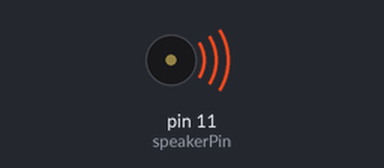
A sketch run on a simulated Arduino Uno, built with avr-gcc and run on an emulated ATmega328P. On the bench: buzzer (waves = sounding).

Above: at 0.05 s.
Timing chart, 0 to 3.0 s (numbered marks = the images above):
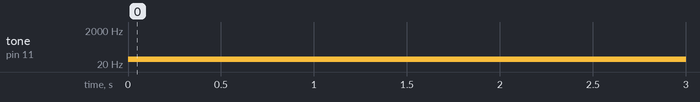

The sketch:

sound.ino
```cpp
#include <SoftwareSerial.h>
#include "pitches.h"

int speakerPin = 11;

const int duration = 200;

int numTones = 10;
int tones[] = {261, 277, 294, 311, 330, 349, 370, 392, 415, 440};
//            mid C  C#   D    D#   E    F    F#   G    G#   A

// notes to play, corresponding to the 3 sensors:
int notes[] = {
  NOTE_B0, NOTE_C1, NOTE_CS1, NOTE_D1, NOTE_DS1, NOTE_E1, NOTE_F1, NOTE_FS1, NOTE_G1, NOTE_GS1, NOTE_A1, NOTE_AS1, NOTE_B1, NOTE_C2, NOTE_CS2, NOTE_D2, NOTE_DS2, NOTE_E2, NOTE_F2, NOTE_FS2, NOTE_G2, NOTE_GS2, NOTE_A2, NOTE_AS2, NOTE_B2, NOTE_C3, NOTE_CS3, NOTE_D3, NOTE_DS3, NOTE_E3, NOTE_F3, NOTE_FS3, NOTE_G3, NOTE_GS3, NOTE_A3, NOTE_AS3, NOTE_B3, NOTE_C4, NOTE_CS4, NOTE_D4, NOTE_DS4, NOTE_E4, NOTE_F4, NOTE_FS4, NOTE_G4, NOTE_GS4, NOTE_A4, NOTE_AS4, NOTE_B4, NOTE_C5, NOTE_CS5, NOTE_D5, NOTE_DS5, NOTE_E5, NOTE_F5, NOTE_FS5, NOTE_G5, NOTE_GS5, NOTE_A5, NOTE_AS5, NOTE_B5, NOTE_C6, NOTE_CS6, NOTE_D6, NOTE_DS6, NOTE_E6, NOTE_F6, NOTE_FS6, NOTE_G6, NOTE_GS6, NOTE_A6, NOTE_AS6, NOTE_B6, NOTE_C7, NOTE_CS7, NOTE_D7, NOTE_DS7, NOTE_E7, NOTE_F7, NOTE_FS7, NOTE_G7, NOTE_GS7, NOTE_A7, NOTE_AS7, NOTE_B7, NOTE_C8, NOTE_CS8, NOTE_D8, NOTE_DS8
};

void setup()
{

  Serial.begin(9600);
  while (!Serial) {
    ; // wait for serial port to connect. Needed for native USB port only
  }

  //  for (int i = 0; i < numTones; i++)
  //  {
  //    tone(speakerPin, tones[i]);
  //    delay(100);
  //  }
  //  noTone(speakerPin);
  //
  //  delay(1000);

  //  for (int i = 0; i < 89; i++)
  //  {
  //    tone(speakerPin, notes[i]);
  //    delay(100);
  //  }
  //  noTone(speakerPin);


}

void loop()
{
        sndDrive(true);
        delay(3000);
        sndDrive(false);

  sndFire();
  sndFire();
  sndFire();

  sndDone();

  delay(1000 * 60 * 60 * 5);
}

void sndDrive(boolean on)
{
  if (on)
  {
    tone(speakerPin, NOTE_D1);
  }
  else
  {
    noTone(speakerPin);
  }
}

void sndDone()
{
  tone(speakerPin, NOTE_C4, 80);
  delay(200);
  tone(speakerPin, NOTE_C6, 80);
  delay(200);
  tone(speakerPin, NOTE_D4, 80);
  delay(200);
  tone(speakerPin, NOTE_D6, 80);
  delay(200);
}

void sndFire()
{
  for (int i = 80; i < 1000; i += 20)
  {
    tone(speakerPin, i, 4);
    delay(6);
  }
  noTone(speakerPin);
}
```

pitches.h
```cpp
/*************************************************
 * Public Constants
 *************************************************/

#define NOTE_B0  31
#define NOTE_C1  33
#define NOTE_CS1 35
#define NOTE_D1  37
#define NOTE_DS1 39
#define NOTE_E1  41
#define NOTE_F1  44
#define NOTE_FS1 46
#define NOTE_G1  49
#define NOTE_GS1 52
#define NOTE_A1  55
#define NOTE_AS1 58
#define NOTE_B1  62
#define NOTE_C2  65
#define NOTE_CS2 69
#define NOTE_D2  73
#define NOTE_DS2 78
#define NOTE_E2  82
#define NOTE_F2  87
#define NOTE_FS2 93
#define NOTE_G2  98
#define NOTE_GS2 104
#define NOTE_A2  110
#define NOTE_AS2 117
#define NOTE_B2  123
#define NOTE_C3  131
#define NOTE_CS3 139
#define NOTE_D3  147
#define NOTE_DS3 156
#define NOTE_E3  165
#define NOTE_F3  175
#define NOTE_FS3 185
#define NOTE_G3  196
#define NOTE_GS3 208
#define NOTE_A3  220
#define NOTE_AS3 233
#define NOTE_B3  247
#define NOTE_C4  262
#define NOTE_CS4 277
#define NOTE_D4  294
#define NOTE_DS4 311
#define NOTE_E4  330
#define NOTE_F4  349
#define NOTE_FS4 370
#define NOTE_G4  392
#define NOTE_GS4 415
#define NOTE_A4  440
#define NOTE_AS4 466
#define NOTE_B4  494
#define NOTE_C5  523
#define NOTE_CS5 554
#define NOTE_D5  587
#define NOTE_DS5 622
#define NOTE_E5  659
#define NOTE_F5  698
#define NOTE_FS5 740
#define NOTE_G5  784
#define NOTE_GS5 831
#define NOTE_A5  880
#define NOTE_AS5 932
#define NOTE_B5  988
#define NOTE_C6  1047
#define NOTE_CS6 1109
#define NOTE_D6  1175
#define NOTE_DS6 1245
#define NOTE_E6  1319
#define NOTE_F6  1397
#define NOTE_FS6 1480
#define NOTE_G6  1568
#define NOTE_GS6 1661
#define NOTE_A6  1760
#define NOTE_AS6 1865
#define NOTE_B6  1976
#define NOTE_C7  2093
#define NOTE_CS7 2217
#define NOTE_D7  2349
#define NOTE_DS7 2489
#define NOTE_E7  2637
#define NOTE_F7  2794
#define NOTE_FS7 2960
#define NOTE_G7  3136
#define NOTE_GS7 3322
#define NOTE_A7  3520
#define NOTE_AS7 3729
#define NOTE_B7  3951
#define NOTE_C8  4186
#define NOTE_CS8 4435
#define NOTE_D8  4699
#define NOTE_DS8 4978
```

Measured:
- by itself, tone on pin 11 (speakerPin): plays 37 Hz for 3.8 s, 262 Hz for 0.08 s, 1047 Hz for 0.08 s, 294 Hz for 0.08 s, 1175 Hz for 0.08 s
